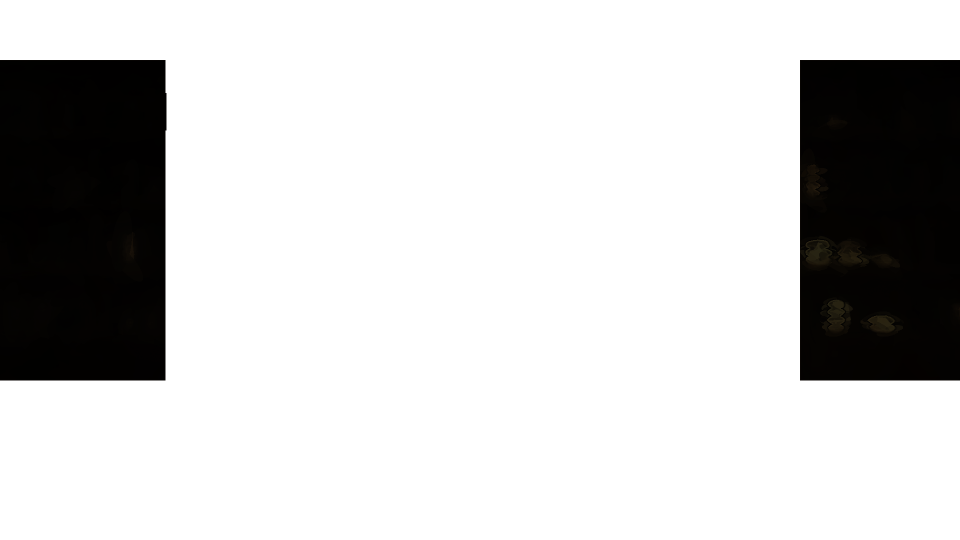
#> input picture assets/decors/archive/calques/20_etageres.png, 1920 x 1080 px (shown at 1/2 size)
$ python -i verifier_episode.py   (imports and definitions only)
#> lines starting #> are read from the running program, lines starting #| are printed output that depends on the picture
#!/usr/bin/env python3
"""Suivi de production d'un épisode : ce qui manque pour que ses chapitres tournent avec les vrais assets.

Croise les .dlg de l'épisode, son séquencier (facultatif), les dossiers de décors, les ambiances son
et les bustes de gros plan, puis écrit un rapport Markdown (liste de travail de CA1, CA2, du Lead
et du Sound Designer) :
  1. décors référencés mais absents, ou incomplets au contrat des calques (guide de style §6) :
     JSON absent ou illisible, calque listé introuvable (ou seulement en gabarit), _normal ou _ombre
     annoncé mais absent, aucun _normal ou aucune couche _ombre dans tout le décor ;
     un décor livré hors du dépôt (dossier passé avec --decors) est signalé « à importer » ;
  2. décors sans ambiance son (aucun @ambiance dans les nœuds qui posent ce décor) et ambiances
     dont le fichier assets/audio/amb_<nom>.ogg manque ;
  3. personnages en gros plan (côtés de data/episodes/<ep>/gros_plans.json et « @plan serre:<perso> »)
     sans buste dans assets/personnages/<perso>/ ;
  4. bustes asymétriques sans les deux côtés : un seul côté livré, ou un buste.png unique pour un
     personnage dont l'armure n'est pas symétrique (Astartes : marques d'épaulière, pas de miroir).
  5. finition visuelle (plan du GD, finition-visuelle-ep01.md) : décor « maquette » (aucun calque
     retouché, c'est-à-dire sans <calque>.retouche.json qui donne sa sortie, ni passe peindre_plan,
     <calque>.peint.json), calques en aplats (part de pixels sans texture), moins de 4 calques, et
     tableau d'avancement par scène (pourcentage peint, pondéré par la surface des calques) ;
     personnages en plan large sans sprite animé (provisoire, image fixe ou rig).
Erreurs bloquantes en CI (code 1, même sans --strict) :
  - un calque 4k plus ancien que sa retouche (calques/4k/<calque>.png daté avant le .retouche.json), ou qui,
    réduit en 1080, ne ressemble pas au calque retouché (écart moyen > 14/255 : 4k resté en maquette) ;
  - un décor marqué « fini » (champ statut du JSON) sans capture en jeu (qa/captures/[<build>/]<décor>*.png/.jpg ou
    capture_jeu*.png dans le dossier du décor).
Le séquencier sert à vérifier que chaque chapitre a ses répliques.

Usage :
  python3 tools/ci/verifier_episode.py ep01 [--racine .] [--dlg DOSSIER] [--sequencier FICHIER.md]
      [--decors DOSSIER ...] [--sortie rapport.md] [--historique qa/historique_<ep>.csv] [--strict]
Par défaut, les .dlg sont lus dans data/dialogues/<ep>/ et les décors dans assets/decors/.
--historique ajoute une ligne datée (% peint, % animé, % fini) au CSV et met la courbe dans le rapport.
Code de sortie 0 (le rapport est une liste de travail), sauf avec --strict s'il reste un point ouvert.
"""
import argparse
import datetime
import fnmatch
import glob
import json
import os
import re
import sys

PERSOS_SYMETRIQUES_AFFILIATIONS = ("civil", "remembrancer", "armée impériale", "imperial")
SANS_NORMAL = ("ciel", "particules", "brume", "lumens", "lisere", "liseré", "fumee", "fumée", "voile",
               "halo", "feux", "pluie", "neige", "cendres", "gabarit", "personnages", "reflet", "rayons")

# ------------------------------------------------------------------ lecture des .dlg


# [32 lines left out: function lire_dlg, not called in this run]


def chapitre_du_fichier(chemin):
    m = re.search(r"ch(\d+)", os.path.basename(chemin))
    return f"c{int(m.group(1)):02d}" if m else os.path.splitext(os.path.basename(chemin))[0]


# ------------------------------------------------------------------ décors (contrat §6)


# [107 lines left out: functions charger_json, json_du_decor, calques_declares, verifier_decor, not called in this run]


AUTO_LISSE = ("ciel", "flou", "lumiere", "lumière", "brume", "voile", "halo", "rayons", "particules", "fumee",
              "fumée", "lumens", "lisere", "liseré", "phares", "faisceaux", "additif")
SEUIL_APLAT = 0.45


# [38 lines left out: functions part_aplat, date_iso, ecart_4k, not called in this run]


SEUIL_4K = 14.0


# [16 lines left out: function date_fichier, not called in this run]


# ---------------------------------------------------------------- « peint » mesuré en jeu (GD, 27/11 soir)
# Un calque ne compte comme peint que si (1) sa retouche existe, appliquée à une force >= 0,65 (ou le décor est
# l'image cible elle-même : Ullanor, essai 18) et (2) sa zone visible dans la capture en jeu du décor n'est pas en
# aplats. Mesure (2) : capture réduite à 960 px, médiane 7 (efface grain et particules), puis part des pixels
# éclairés dont la couleur reste à moins de 2,5 niveaux de la médiane locale 11x11. Étalonnage 27/11 (build
# a43ec58) : Ullanor 0,55 à 0,82 sur ses calques peints, galerie de la barge 0,90 à 0,99 → seuil 0,86.
# Un calque invisible ou dans le noir sur la capture (< 1500 px éclairés) n'entre pas dans le calcul.
FORCE_MIN = 0.65
SEUIL_STYLE = 0.86
DECORS_REFERENCE = ("ullanor",)
CAPTURES = None            # dossier d'une build de capturer_episode (--captures)
_W, _H = 960, 540


# [10 lines left out: function capture_du_decor, not called in this run]


def carte_aplats(capture):
    """(pixels en aplat, pixels éclairés) en 960x540."""
    import numpy as np
    from PIL import Image, ImageFilter
    im = Image.open(capture).convert("RGB").resize((_W, _H), Image.LANCZOS).filter(ImageFilter.MedianFilter(7))
    med = np.asarray(im.filter(ImageFilter.MedianFilter(11)), np.float32)
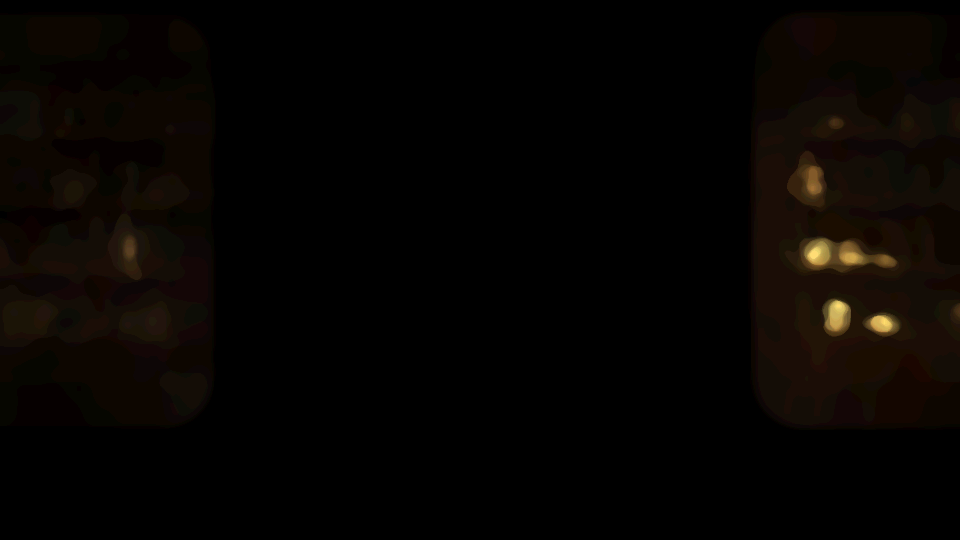
#> med: shape (540, 960, 3) float32; mean R, G, B 1, 0.6, 0.2; drawn with min black and max white
    a = np.asarray(im, np.float32)
    return np.abs(a - med).max(-1) < 2.5, a.mean(-1) > 28


# [353 lines left out: functions zones_visibles, style_en_jeu, retouche_suffisante, finition_decor, sprites, bustes and 5 more, not called in this run]


def points_ouverts(r):
    return sum(len(r[k]) for k in ("absents", "incomplets", "a_importer", "sans_ambiance", "ambiances_absentes",
                                   "sans_buste", "un_seul_cote", "chapitres_sans_dlg"))


def fmt_refs(refs, nb):
    s = ", ".join(f"{f} › {n}" for f, n in refs)
    return s + (f" (+{nb - len(refs)})" if nb > len(refs) else "")


# [163 lines left out: functions rapport_md, main, not called in this run]


# [2 lines not run here, left out]

>>> result = carte_aplats('../../assets/decors/archive/calques/20_etageres.png')

$ run again, on assets/decors/archive/calques/35_plaque_ilse.png
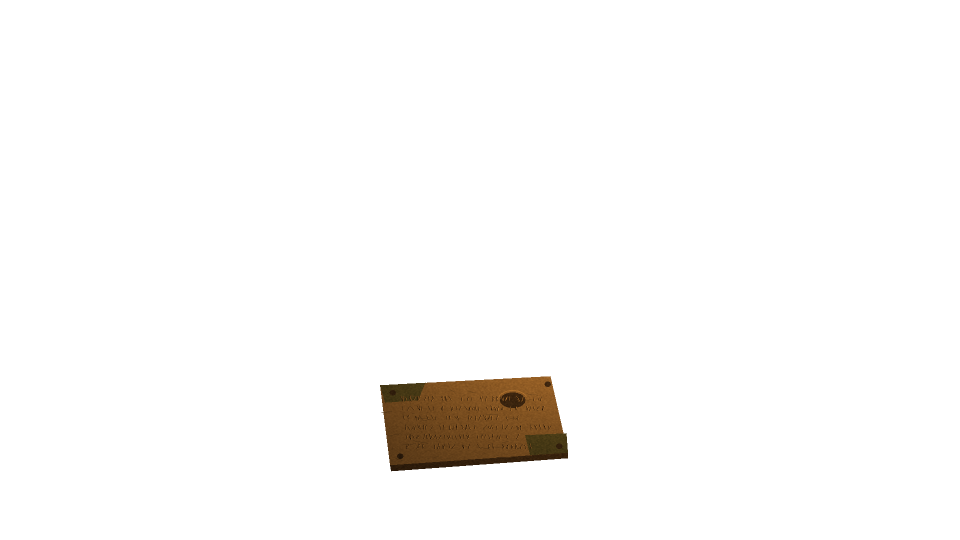
#> input picture assets/decors/archive/calques/35_plaque_ilse.png, 1920 x 1080 px (shown at 1/2 size)
#> in carte_aplats, `im = Image.open(capture).convert("RGB").resize((_W, _H), Image.LANCZOS..`:
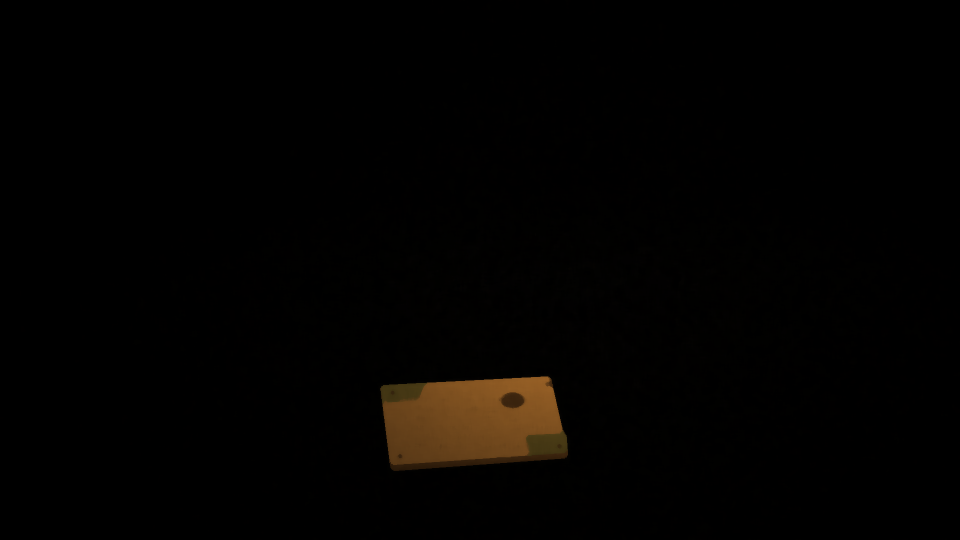
#> im: PIL image 960x540 RGB; mean R, G, B 3.3, 2.1, 0.8

$ run again, on assets/decors/archive/calques/40_main_archiviste.png
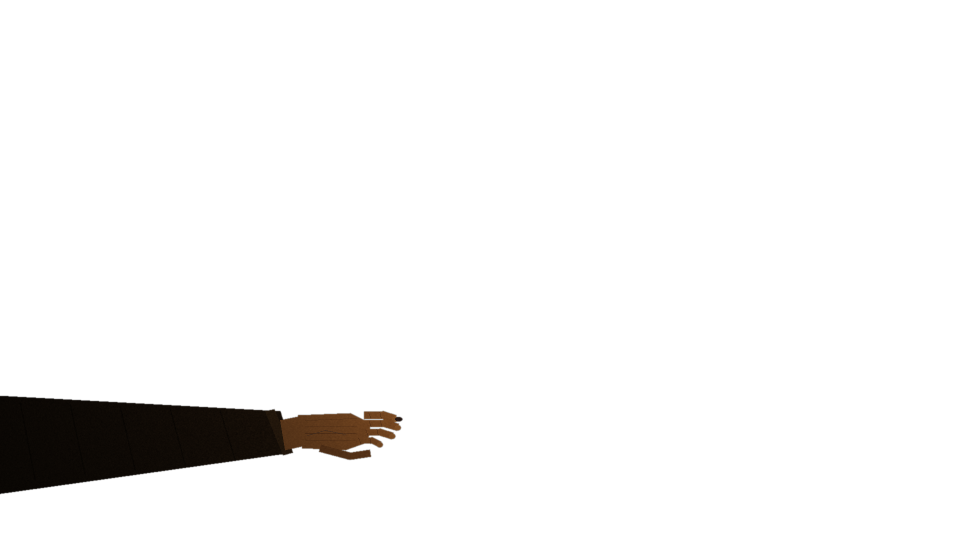
#> input picture assets/decors/archive/calques/40_main_archiviste.png, 1920 x 1080 px (shown at 1/2 size)
#> in carte_aplats, `im = Image.open(capture).convert("RGB").resize((_W, _H), Image.LANCZOS..`:
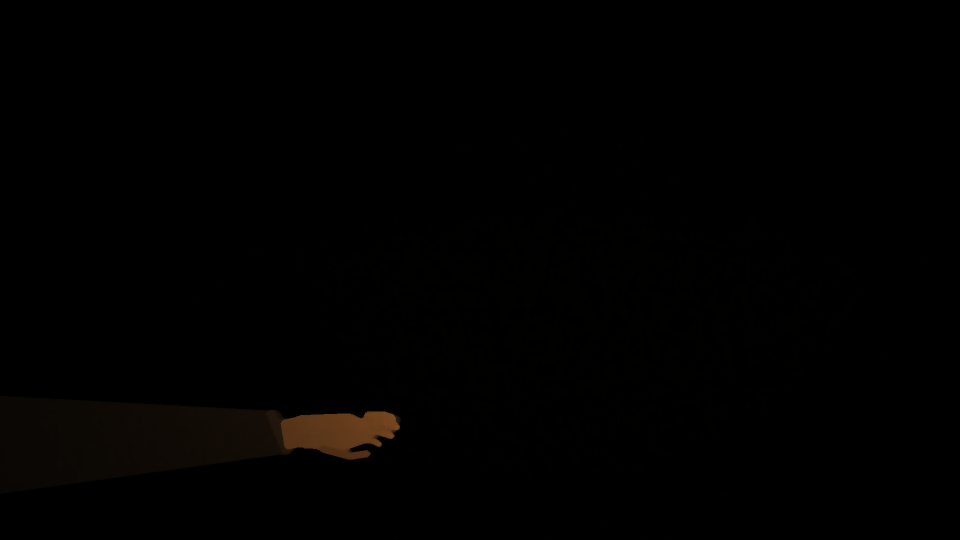
#> im: PIL image 960x540 RGB; mean R, G, B 1.4, 0.9, 0.4
